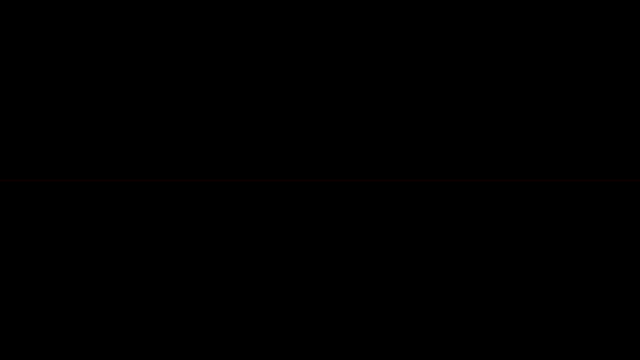
Frame 1 (no input)
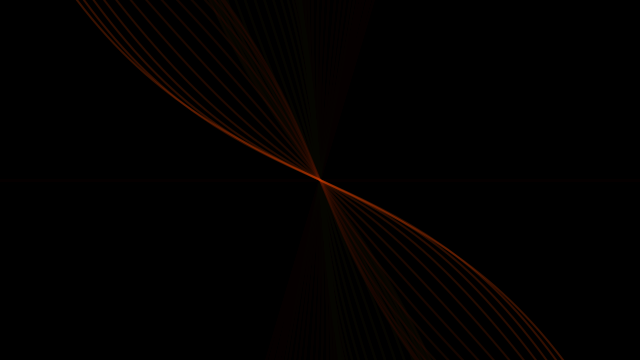
Frame 60 (the mouse pressed at the canvas centre just before this capture)
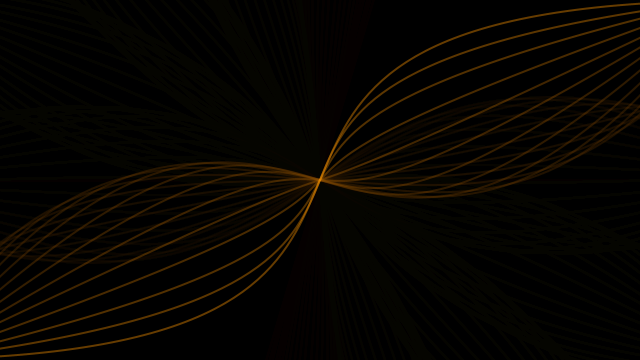
Frame 120 (the mouse held since frame 60 and released just before this capture)

The Processing sketch that drew these frames (run headless with seeded random() and noise(); from frame 60 on, the mouse is pressed at the canvas centre):

// Processing sketch: processing_135833
// ── processing_135833.pde

float deg = 0;
float rotateDeg = 0;
int len = 0;
float diagonalLineLen = 0;
void setup()
{
  size(640, 360);
  frameRate(12);
  smooth();
  colorMode(HSB, 360, 100, 100, 100);
  background(0);

  diagonalLineLen = sqrt(width * width + height * height);
}

void draw()
{
  noStroke();
  fill(0, 10);
  rect(0, 0, width, height);
  
  float x = len * cos(deg);
  float y = len * sin(deg);
  translate(width / 2, height / 2);
  rotate(rotateDeg);
  noFill();
  stroke(deg, 100, 100, 5 + 95.0 * len / width);
  strokeWeight(2);
  bezier(-diagonalLineLen / 2, 0, -x, -y, x, y, diagonalLineLen / 2, 0);
  
  deg += 0.3;
  if (360 <= deg) {
    deg = 0;
  }
  rotateDeg -= 0.02;
  if (rotateDeg <= 0) {
    rotateDeg = 360;
  }
  
  len += 2;
  if (width <= len) {
    len = 0;
  }
}
